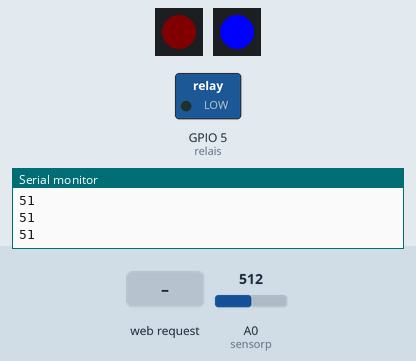
This sketch was run on a simulated ESP8266 (NodeMCU). Shown: 2 × 1 RGB LEDs in strip order, left to right, switched loads named in the sketch (green lamp = pin HIGH), the last lines printed to the serial monitor. The inputs (shaded band) are chosen by the test bench; at power-on: A0 (sensorp) = 512. Dim RGB values are drawn brighter than linear; WiFi joins after 1.5 s; servers stay silent unless stated.

Above: at 2.8 s.
2.9 s: A0 (sensorp) set to 485
At 4.1 s:
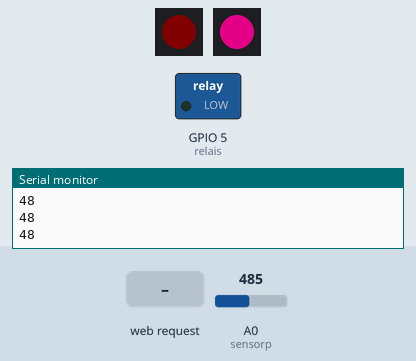
4.4 s: A0 (sensorp) set to 316
5.9 s: A0 (sensorp) set to 285
At 6.6 s:
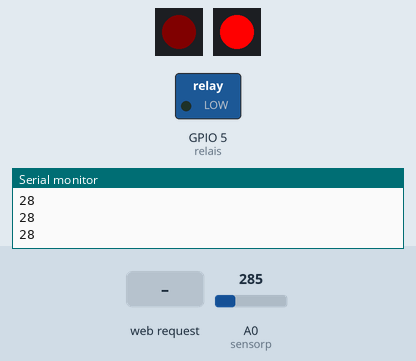
7.4 s: HTTP request GET /on received
At 7.8 s:
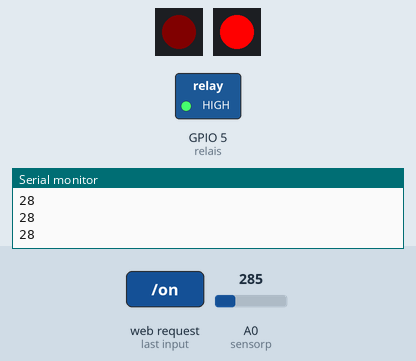
8.9 s: HTTP request GET /off received
At 9.9 s:
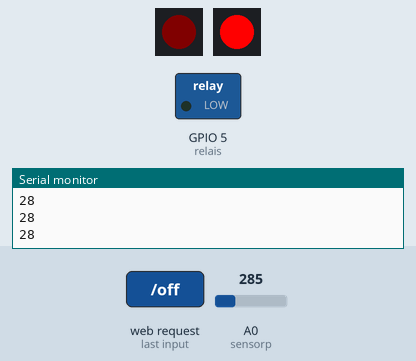
10.4 s: A0 (sensorp) set to 306
At 11.1 s:
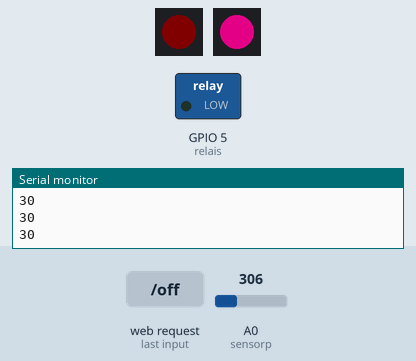
Timing chart, 0 to 12.9 s (numbered marks = the images above; inputs shaded):
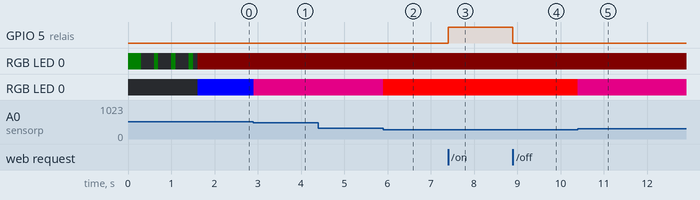

Measured:
- the behaviour switches between 500 and 499 on A0 (sensorp) (found by bisection; images 0 and 1)
- the behaviour switches between 300 and 299 on A0 (sensorp) (found by bisection; images 1 and 2)
- after the input at 2.9 s, RGB LED 0: RGB(0, 0, 255) → RGB(170, 0, 100) at once
- after the input at 5.9 s, RGB LED 0: RGB(170, 0, 100) → RGB(255, 0, 0) at once
- after the input at 7.4 s, GPIO 5 (relais): LOW → HIGH at once
- after the input at 8.9 s, GPIO 5 (relais): HIGH → LOW at once
- after the input at 10.4 s, RGB LED 0: RGB(255, 0, 0) → RGB(170, 0, 100) at once

The sketch:

Plant.ino
```cpp
#include <ESP8266WiFi.h>
#include <WiFiClient.h>
#include <ESP8266WebServer.h>
#include <ESP8266mDNS.h>

#include <Adafruit_NeoPixel.h>
#include <ArduinoOTA.h>
const char* ssid = "test";
const char* password = "testtest";

ESP8266WebServer server(80);

const byte relais = 5;
const byte led = 4;
const byte ledp = 12;
const byte sensorp = A0;

Adafruit_NeoPixel leda = Adafruit_NeoPixel(1, led, NEO_GRB + NEO_KHZ800);
Adafruit_NeoPixel ledb = Adafruit_NeoPixel(1, ledp, NEO_GRB + NEO_KHZ800);

bool state = 0;

int brightness = 0;    // how bright the LED is
int fadeAmount = 50;   // how many points to fade the LED by
const long interval = 1000;
int  sensorValue;
String serialString = "hello from esp8266!\n";

String bl = "\n";

void handleRoot() {

  server.send(200, "text/plain", serialString);


}

void handleNotFound() {

  String message = "File Not Found\n\n";
  message += "URI: ";
  message += server.uri();
  message += "\nMethod: ";
  message += (server.method() == HTTP_GET) ? "GET" : "POST";
  message += "\nArguments: ";
  message += server.args();
  message += "\n";
  for (uint8_t i = 0; i < server.args(); i++) {
    message += " " + server.argName(i) + ": " + server.arg(i) + "\n";
  }
  server.send(404, "text/plain", message);

}
void connectWifi() {
  WiFi.begin(ssid, password);
  // Wait for connection
  while (WiFi.status() != WL_CONNECTED) {
    leda.setPixelColor(0, leda.Color(0, 5, 0)); // Moderately bright green color.

    leda.show(); // This sends the updated pixel color to the hardware.
    delay(100);
    Serial.print(".");

    leda.setPixelColor(0, leda.Color(0, 0, 0)); // Moderately bright green color.

    leda.show(); // This sends the updated pixel color to the hardware.
    delay(100);
  }

  leda.setPixelColor(0, leda.Color(5, 0, 0)); // Moderately bright green color.

  leda.show(); // This sends the updated pixel color to the hardware.

  Serial.println("");
  serialString += bl + "Connected to: " + ssid;
  Serial.print("Connected to ");
  Serial.println(ssid);
  Serial.print("IP address: ");
  String a = WiFi.localIP().toString();
  serialString += bl + a;

  Serial.println(WiFi.localIP());

}

void setup(void) {
  pinMode(relais, OUTPUT);
  leda.begin(); // This initializes the NeoPixel library.
  ledb.begin(); // This initializes the NeoPixel library.
  digitalWrite(relais, 0);
  Serial.begin(115200);
  connectWifi();
  ArduinoOTA.begin();
  Serial.println("");


  if (MDNS.begin("esp8266")) {
    Serial.println("MDNS responder started");
  }

  server.on("/", handleRoot);

  server.on("/inline", []() {
    server.send(200, "text/plain", "this works as well");
  });

  server.on("/on", []() {
    server.send(200, "text/plain", "off");
    digitalWrite(relais, 1);
    state = true;
  });

  server.on("/off", []() {
    server.send(200, "text/plain", "on");
    digitalWrite(relais, 0);
    state = false;
  });


  server.on("/who", []() {
    server.send(200, "text/plain", "plant");
  });


  server.on("/state", []() {
  server.send(200, "text/plain", String(sensorValue));

   });

  server.onNotFound(handleNotFound);

  server.begin();
  Serial.println("HTTP server started");
}

void loop(void) {
  server.handleClient();
  ArduinoOTA.handle();

  sensorValue = analogRead(sensorp)/10;
  Serial.println(sensorValue);
  if (sensorValue < 30) ledb.setPixelColor(0, leda.Color(255,0,0)); // Moderately bright green color.
else   if (sensorValue < 50) ledb.setPixelColor(0, leda.Color(170,0,100)); // Moderately bright green color.
else   if (sensorValue <100) ledb.setPixelColor(0, leda.Color(0,0,255)); // Moderately bright green color.


  ledb.show(); // This sends the updated pixel color to the hardware.

  delay(5);
}
```
